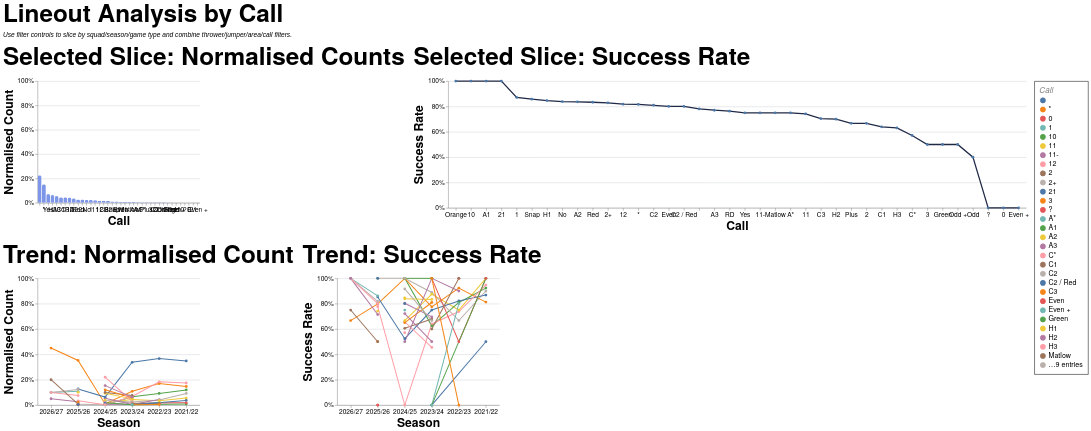

Express this chart as Vega-Lite.
### Vega-Lite specification from a JSON file in a GitHub repository (floating-point values rounded to 4 significant figures; data arrays with more than 128 entries replaced by an {"elided": "..."} marker saying what was removed)
{"config": {"axis": {"labelFont": "PT Sans Narrow, Helvetica Neue, Helvetica, Arial, sans-serif", "titleFont": "PT Sans Narrow, Helvetica Neue, Helvetica, Arial, sans-serif", "labelFontSize": 13, "titleFontSize": 24, "gridColor": "#202947", "gridOpacity": 0.2, "zindex": 1}, "text": {"font": "Lato, sans-serif"}, "bar": {"cornerRadiusEnd": 5}, "header": {"labelFont": "PT Sans Narrow, Helvetica Neue, Helvetica, Arial, sans-serif", "titleFont": "PT Sans Narrow, Helvetica Neue, Helvetica, Arial, sans-serif", "labelFontSize": 24, "titleFontSize": 28, "labelFontWeight": "bold", "orient": "left"}, "legend": {"labelFont": "PT Sans Narrow, Helvetica Neue, Helvetica, Arial, sans-serif", "titleFont": "PT Sans Narrow, Helvetica Neue, Helvetica, Arial, sans-serif", "labelFontSize": 14, "titleFontSize": 16, "titlePadding": 5, "fillColor": "white", "strokeColor": "black", "padding": 10, "titleFontWeight": "lighter", "titleFontStyle": "italic", "titleColor": "gray", "offset": 10}, "title": {"font": "PT Sans Narrow, Helvetica Neue, Helvetica, Arial, sans-serif", "fontSize": 48, "fontWeight": "bold", "anchor": "start", "align": "center", "titlePadding": 20, "subtitlePadding": 10, "subtitleFontSize": 13, "subtitleColor": "", "subtitleFontStyle": "italic", "offset": 15, "color": "black"}, "axisX": {"labelAngle": 0}, "facet": {"title": null, "header": null, "align": {"row": "each", "column": "each"}, "spacing": 10}, "resolve": {"scale": {"y": "independent", "facet": "independent"}}, "background": "transparent", "scale": {"offsetBandPaddingOuter": 0.2, "offsetBandPaddingInner": 0.1}, "view": {"stroke": null, "background": "transparent"}}, "vconcat": [{"hconcat": [{"mark": {"type": "bar", "color": "#7d96e8"}, "encoding": {"tooltip": [{"field": "call", "title": "Call", "type": "nominal"}, {"field": "attempts", "format": ",.0f", "title": "Lineouts", "type": "quantitative"}, {"field": "share", "format": ".1%", "title": "Normalised Count", "type": "quantitative"}], "x": {"field": "call", "sort": "-y", "title": "Call", "type": "nominal"}, "y": {"axis": {"format": "%"}, "field": "share", "scale": {"domain": [0, 1]}, "title": "Normalised Count", "type": "quantitative"}}, "height": 240, "title": "Selected Slice: Normalised Counts", "transform": [{"filter": "(loSquad == 'All' || datum.squad == loSquad) && (loGameType == 'All' || (loGameType == 'League + Cup' && (datum.game_type == 'League' || datum.game_type == 'Cup')) || (loGameType == 'League only' && datum.game_type == 'League') || datum.game_type == loGameType) && (loOpposition == 'All' || datum.opposition == loOpposition) && (loThrower == 'All' || datum.thrower == loThrower) && (loJumper == 'All' || datum.jumper == loJumper) && (loArea == 'All' || datum.area == loArea) && (loNumbers == 'All' || datum.numbers == loNumbers) && (loCall == 'All' || datum.call == loCall) && (loCallType == 'All' || datum.call_type == loCallType)"}, {"filter": "(loSeason == 'All' || datum.season == loSeason)"}, {"aggregate": [{"op": "count", "as": "attempts"}, {"op": "sum", "field": "won", "as": "won"}], "groupby": ["call"]}, {"joinaggregate": [{"op": "sum", "field": "attempts", "as": "total_attempts"}]}, {"calculate": "datum.attempts / datum.total_attempts", "as": "share"}, {"calculate": "datum.won / datum.attempts", "as": "success_rate"}], "width": 320}, {"mark": {"type": "line", "color": "#202946", "point": true, "strokeWidth": 2.5}, "encoding": {"tooltip": [{"field": "call", "title": "Call", "type": "nominal"}, {"field": "won", "format": ",.0f", "title": "Won", "type": "quantitative"}, {"field": "attempts", "format": ",.0f", "title": "Lineouts", "type": "quantitative"}, {"field": "success_rate", "format": ".1%", "title": "Success Rate", "type": "quantitative"}], "x": {"field": "call", "sort": "-y", "title": "Call", "type": "nominal"}, "y": {"axis": {"format": "%"}, "field": "success_rate", "scale": {"domain": [0, 1]}, "title": "Success Rate", "type": "quantitative"}}, "height": 250, "title": "Selected Slice: Success Rate", "transform": [{"filter": "(loSquad == 'All' || datum.squad == loSquad) && (loGameType == 'All' || (loGameType == 'League + Cup' && (datum.game_type == 'League' || datum.game_type == 'Cup')) || (loGameType == 'League only' && datum.game_type == 'League') || datum.game_type == loGameType) && (loOpposition == 'All' || datum.opposition == loOpposition) && (loThrower == 'All' || datum.thrower == loThrower) && (loJumper == 'All' || datum.jumper == loJumper) && (loArea == 'All' || datum.area == loArea) && (loNumbers == 'All' || datum.numbers == loNumbers) && (loCall == 'All' || datum.call == loCall) && (loCallType == 'All' || datum.call_type == loCallType)"}, {"filter": "(loSeason == 'All' || datum.season == loSeason)"}, {"aggregate": [{"op": "count", "as": "attempts"}, {"op": "sum", "field": "won", "as": "won"}], "groupby": ["call"]}, {"joinaggregate": [{"op": "sum", "field": "attempts", "as": "total_attempts"}]}, {"calculate": "datum.attempts / datum.total_attempts", "as": "share"}, {"calculate": "datum.won / datum.attempts", "as": "success_rate"}], "width": {"step": 30}}], "spacing": 16}, {"hconcat": [{"mark": {"type": "line", "point": true, "strokeWidth": 2}, "encoding": {"color": {"field": "call", "title": "Call", "type": "nominal"}, "tooltip": [{"field": "season", "title": "Season", "type": "nominal"}, {"field": "call", "title": "Call", "type": "nominal"}, {"field": "attempts", "format": ",.0f", "title": "Lineouts", "type": "quantitative"}, {"field": "norm_count", "format": ".1%", "title": "Normalised Count", "type": "quantitative"}], "x": {"field": "season", "sort": "-x", "title": "Season", "type": "nominal"}, "y": {"axis": {"format": "%"}, "field": "norm_count", "scale": {"domain": [0, 1]}, "title": "Normalised Count", "type": "quantitative"}}, "height": 250, "title": "Trend: Normalised Count", "transform": [{"filter": "(loSquad == 'All' || datum.squad == loSquad) && (loGameType == 'All' || (loGameType == 'League + Cup' && (datum.game_type == 'League' || datum.game_type == 'Cup')) || (loGameType == 'League only' && datum.game_type == 'League') || datum.game_type == loGameType) && (loOpposition == 'All' || datum.opposition == loOpposition) && (loThrower == 'All' || datum.thrower == loThrower) && (loJumper == 'All' || datum.jumper == loJumper) && (loArea == 'All' || datum.area == loArea) && (loNumbers == 'All' || datum.numbers == loNumbers) && (loCall == 'All' || datum.call == loCall) && (loCallType == 'All' || datum.call_type == loCallType)"}, {"aggregate": [{"op": "count", "as": "attempts"}, {"op": "sum", "field": "won", "as": "won"}], "groupby": ["season", "call"]}, {"joinaggregate": [{"op": "sum", "field": "attempts", "as": "season_attempts"}], "groupby": ["season"]}, {"calculate": "datum.attempts / datum.season_attempts", "as": "norm_count"}, {"calculate": "datum.won / datum.attempts", "as": "success_rate"}], "width": 320}, {"mark": {"type": "line", "point": true, "strokeWidth": 2}, "encoding": {"color": {"field": "call", "title": "Call", "type": "nominal"}, "tooltip": [{"field": "season", "title": "Season", "type": "nominal"}, {"field": "call", "title": "Call", "type": "nominal"}, {"field": "won", "format": ",.0f", "title": "Won", "type": "quantitative"}, {"field": "attempts", "format": ",.0f", "title": "Lineouts", "type": "quantitative"}, {"field": "success_rate", "format": ".1%", "title": "Success Rate", "type": "quantitative"}], "x": {"field": "season", "sort": "-x", "title": "Season", "type": "nominal"}, "y": {"axis": {"format": "%"}, "field": "success_rate", "scale": {"domain": [0, 1]}, "title": "Success Rate", "type": "quantitative"}}, "height": 250, "title": "Trend: Success Rate", "transform": [{"filter": "(loSquad == 'All' || datum.squad == loSquad) && (loGameType == 'All' || (loGameType == 'League + Cup' && (datum.game_type == 'League' || datum.game_type == 'Cup')) || (loGameType == 'League only' && datum.game_type == 'League') || datum.game_type == loGameType) && (loOpposition == 'All' || datum.opposition == loOpposition) && (loThrower == 'All' || datum.thrower == loThrower) && (loJumper == 'All' || datum.jumper == loJumper) && (loArea == 'All' || datum.area == loArea) && (loNumbers == 'All' || datum.numbers == loNumbers) && (loCall == 'All' || datum.call == loCall) && (loCallType == 'All' || datum.call_type == loCallType)"}, {"aggregate": [{"op": "count", "as": "attempts"}, {"op": "sum", "field": "won", "as": "won"}], "groupby": ["season", "call"]}, {"joinaggregate": [{"op": "sum", "field": "attempts", "as": "season_attempts"}], "groupby": ["season"]}, {"calculate": "datum.attempts / datum.season_attempts", "as": "norm_count"}, {"calculate": "datum.won / datum.attempts", "as": "success_rate"}], "width": 320}], "spacing": 16}], "data": {"name": "data-27e2b76d268da6db3c23f84555fc2fd9"}, "params": [{"name": "loSquad", "value": "All"}, {"name": "loSeason", "value": "All"}, {"name": "loGameType", "value": "All"}, {"name": "loOpposition", "value": "All"}, {"name": "loThrower", "value": "All"}, {"name": "loJumper", "value": "All"}, {"name": "loArea", "value": "All"}, {"name": "loNumbers", "value": "All"}, {"name": "loCall", "value": "All"}, {"name": "loCallType", "value": "All"}], "spacing": 22, "title": {"text": "Lineout Analysis by Call", "subtitle": "Use filter controls to slice by squad/season/game type and combine thrower/jumper/area/call filters."}, "$schema": "https://vega.github.io/schema/vega-lite/v5.20.1.json", "datasets": {"data-27e2b76d268da6db3c23f84555fc2fd9": {"elided": "1324 records"}}}
